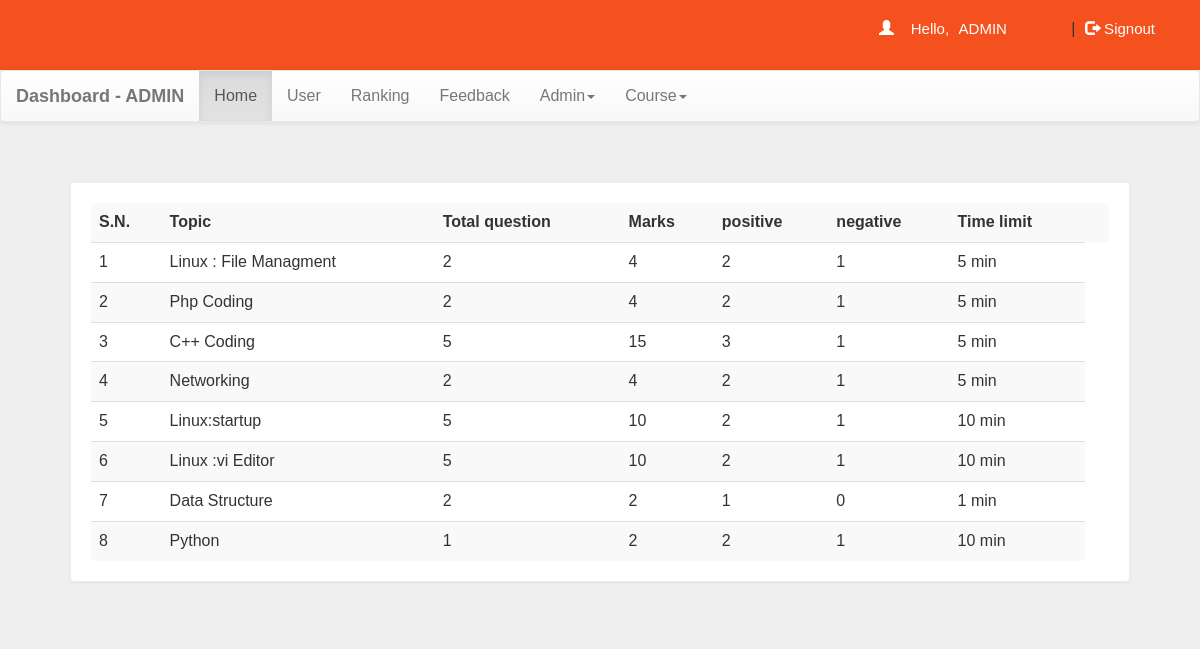
The page /headdash.php?q=0 (signed in) on the database its author committed.
### tables this page shows
CREATE TABLE `quiz` (
  `eid` text NOT NULL,
  `title` varchar(100) NOT NULL,
  `correct` int NOT NULL,
  `wrong` int NOT NULL,
  `total` int NOT NULL,
  `time` bigint NOT NULL,
  `intro` text NOT NULL,
  `tag` varchar(100) NOT NULL,
  `date` timestamp NOT NULL DEFAULT CURRENT_TIMESTAMP ON UPDATE CURRENT_TIMESTAMP,
  `courseId` varchar(50) DEFAULT NULL,
  `calculator` tinyint(1) NOT NULL
);

### headdash.php (the view, shortened to what this page needs)
<!DOCTYPE html PUBLIC "-//W3C//DTD XHTML 1.0 Transitional//EN" "http://www.w3.org/TR/xhtml1/DTD/xhtml1-transitional.dtd">
<html xmlns="http://www.w3.org/1999/xhtml">
<head>
<link  rel="stylesheet" href="css/bootstrap.min.css"/>
 <link  rel="stylesheet" href="css/bootstrap-theme.min.css"/>
 <link rel="stylesheet" href="css/main.css">
 <link  rel="stylesheet" href="css/font.css">
</head>
<body  style="background:#eee;">
<div class="header">
<div class="row">
<?php
 include_once 'dbConnection.php';
  if(!(isset($_SESSION['email']))){
header("location:index.php");
}
else
{
$name = $_SESSION['name'];
echo '<span class="pull-right top title1" ><span class="log1"><span class="glyphicon glyphicon-user" aria-hidden="true"></span>&nbsp;&nbsp;&nbsp;&nbsp;Hello,</span> <a href="headdash.php" class="log log1">'.$name.'</a>&nbsp;|&nbsp;<a href="logout.php?q=headdash.php" class="log"><span class="glyphicon glyphicon-log-out" aria-hidden="true"></span>&nbsp;Signout</button></a></span>';
}?>
</div></div>
<nav class="navbar navbar-default title1">
  <div class="container-fluid">
    <div class="navbar-header">
      <a class="navbar-brand" href="headdash.php?q=0"><b>Dashboard - ADMIN</b></a>
    </div>
    <div class="collapse navbar-collapse" id="bs-example-navbar-collapse-1">
      <ul class="nav navbar-nav">
        <li <?php if(@$_GET['q']==0) echo'class="active"'; ?>><a href="headdash.php?q=0">Home<span class="sr-only">(current)</span></a></li>
        <li <?php if(@$_GET['q']==1) echo'class="active"'; ?>><a href="headdash.php?q=1">User</a></li>
		<li <?php if(@$_GET['q']==2) echo'class="active"'; ?>><a href="headdash.php?q=2">Ranking</a></li>
		<li <?php if(@$_GET['q']==3) echo'class="active"'; ?>><a href="headdash.php?q=3">Feedback</a></li>
        <li class="dropdown <?php if(@$_GET['q']==4 || @$_GET['q']==5) echo'active'; ?>">
          <a href="#" class="dropdown-toggle" data-toggle="dropdown" role="button" aria-haspopup="true" aria-expanded="false">Admin<span class="caret"></span></a>
        </li>
        <li class="dropdown <?php if(@$_GET['q']==6 || @$_GET['q']==7) echo'active'; ?>">
          <a href="#" class="dropdown-toggle" data-toggle="dropdown" role="button" aria-haspopup="true" aria-expanded="false">Course<span class="caret"></span></a>
        </li>
      </ul>
          </div>
  </div>
</nav>
<div class="container">
<div class="row">
<div class="col-md-12">
<?php if(@$_GET['q']==0) {
$result = mysqli_query($con,"SELECT * FROM quiz ORDER BY date DESC") or die('Error');
echo  '<div class="panel"><table class="table table-striped title1">
<tr><td><b>S.N.</b></td><td><b>Topic</b></td><td><b>Total question</b></td><td><b>Marks</b></td><td><b>positive</b></td><td><b>negative</b></td><td><b>Time limit</b></td><td></td></tr>';
$c=1;
while($row = mysqli_fetch_array($result)) {
	$title = $row['title'];
	$total = $row['total'];
	$correct = $row['correct'];
  $wrong = $row['wrong'];
  $time = $row['time'];
	echo '<tr><td>'.$c++.'</td><td>'.$title.'</td><td>'.$total.'</td><td>'.$correct*$total.'</td><td>'.$correct.'</td><td>'.$wrong.'</td><td>'.$time.'&nbsp;min</td>
	</tr>';
}
echo '</table></div>';
}
?>
</div>
</div></div>
</body>
</html>

### css/main.css (style rules this page uses)
body { overflow-x: hidden; width: 100%; font-size: 12px !important; font-family: Montserrat, sans-serif; background: #eee; min-height: 550px; background-attachment: fixed; }
.panel { border-color: #eee; margin: 40px; padding: 20px; font: 15px "Century Gothic", "Times Roman", sans-serif; }
.header { background: #f4511e; height: 70px; }
.title1 { font: 16px "Century Gothic", "Times Roman", sans-serif; }
.top { margin-top: 20px; }
.log1 { font: 15px "Montserrat", sans-serif; color: #fff; margin-left: 10px; }
.log { margin: 10px; margin-right: 60px; margin-left: 5px; color: #fff; text-decoration: none; font-size: 20px; font-size: 15px; }

### rows shown on the page
quiz: title "Linux : File Managment", total "2", $correct*$total "4", correct "2", wrong "1", time "5"
quiz: title "Php Coding", total "2", $correct*$total "4", correct "2", wrong "1", time "5"
quiz: title "C++ Coding", total "5", $correct*$total "15", correct "3", wrong "1", time "5"
quiz: title "Networking", total "2", $correct*$total "4", correct "2", wrong "1", time "5"
quiz: title "Linux:startup", total "5", $correct*$total "10", correct "2", wrong "1", time "10"
quiz: title "Linux :vi Editor", total "5", $correct*$total "10", correct "2", wrong "1", time "10"
quiz: title "Data Structure", total "2", $correct*$total "2", correct "1", wrong "0", time "1"
quiz: title "Python", total "1", $correct*$total "2", correct "2", wrong "1", time "10"

### other values the page prints
$name "ADMIN"
